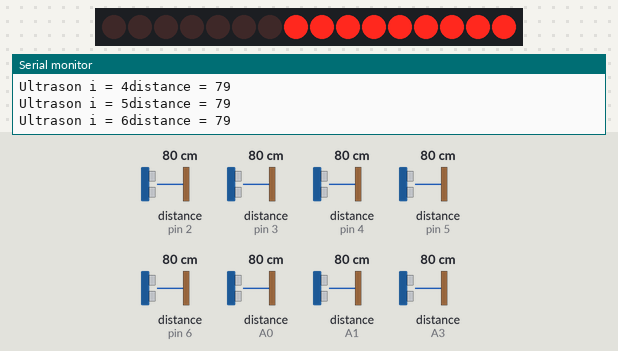
Simulated run of this sketch. Board: Arduino Nano, built with avr-gcc and run on an emulated ATmega328P. Parts: 16 shift-register outputs drawn as a row of LEDs (first output left, lit = HIGH), the last lines printed to the serial monitor. Wiring (inferred from the names in the program): 2 × shift register (74HC595): data pin 7; shift clock pin 9; latch pin 8. Wiring (inferred from the signals the program sends): row of LEDs: on Q0, Q1, Q2, Q3, Q4, Q5, Q6, Q7, Q8, Q9, Q10, Q11, Q12, Q13, Q14, Q15. The inputs (shaded band) are chosen by the test bench; at power-on: distance to the obstacle (sensors on pin 2, pin 3, pin 4, pin 5, pin 6, A0, A1, A3) 80 cm. The echo pulse lasts 58.3 µs per cm.

Above: at 4.29 s.
4.3 s: distance to the obstacle (sensor on pin 2) set to 2 cm
At 4.52 s:
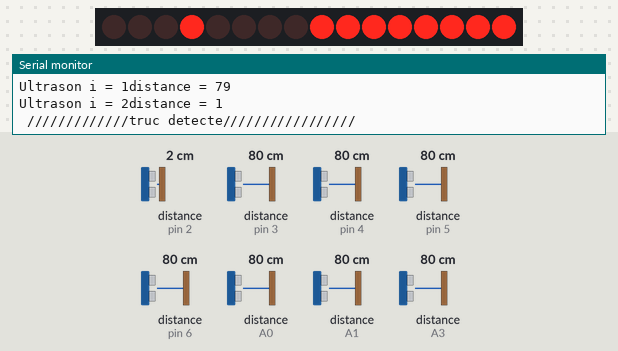
5.9 s: distance to the obstacle (sensor on pin 3) set to 299 cm
At 5.91 s:
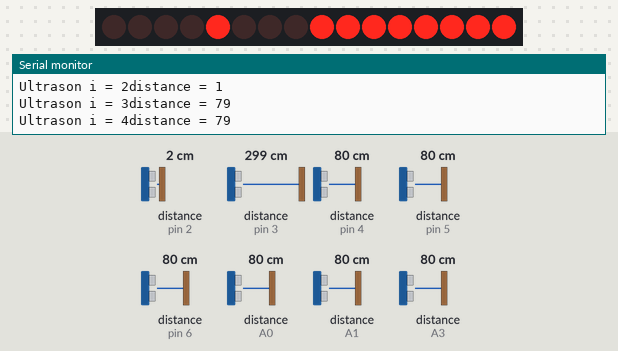
8.9 s: distance to the obstacle (sensor on pin 4) set to 4 cm
At 9.11 s:
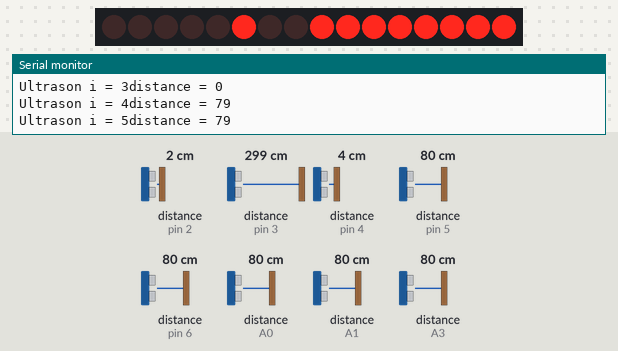
11.9 s: distance to the obstacle (sensor on pin 5) set to 299 cm
At 11.94 s:
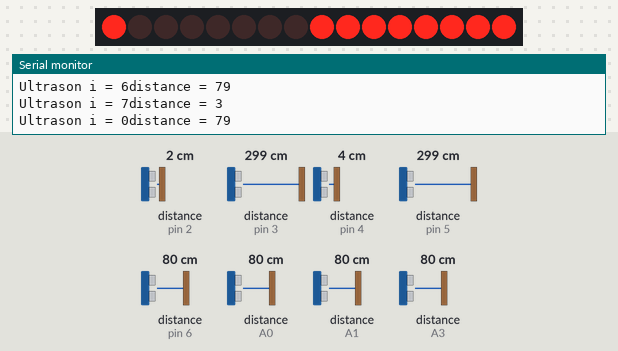
14.9 s: distance to the obstacle (sensor on pin 6) set to 2 cm
17.9 s: distance to the obstacle (sensor on A0) set to 4 cm
Timing chart, 0 to 21.9 s (numbered marks = the images above; inputs shaded):
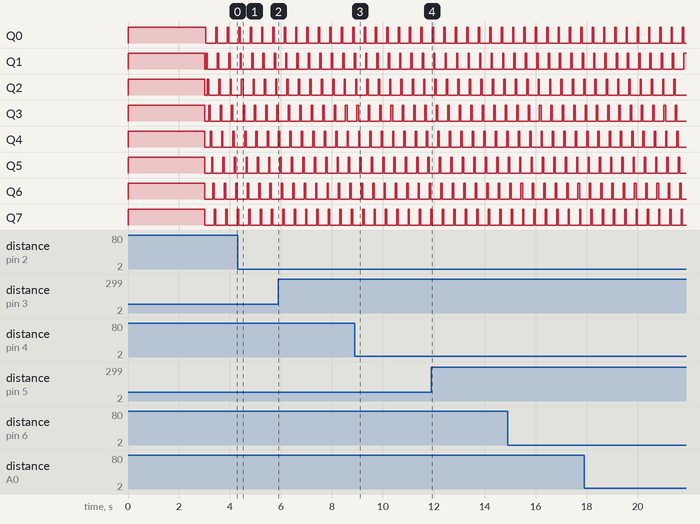

The sketch:

Test_Ultrason_Truc_detecte.ino
```cpp
#include <Wire.h>
#define MAX_DISTANCE 200
#define Carte_Principale_Addresse 0x1E


//ATTENTION LA NANO DANS LE MOYEN DE DETECTION ULTRASON UTILISE UNE VIELLE VERSION DU BOOTLOADER
//ALLER DANS TOOLS, PROCESSOR ET CHOISIR (OLD BOOTLOADER)

// pour le HC595 voir https://eskimon.fr/tuto-arduino-901-ajouter-des-sorties-num%C3%A9riques-%C3%A0-larduino-le-74hc595#programmons-pour-utiliser-ce-composant


// Broche connectée au ST_CP du 74HC595
const int verrou = 8;
// Broche connectée au SH_CP du 74HC595
const int horloge = 9;
// Broche connectée au DS du 74HC595
const int data = 7;
float timeOut = MAX_DISTANCE *60;
int soundVelocity = 340;
const int Threashold = 50;
bool truc_detecte = false;
long currentTime = 0;
long timeSignalSend = 0;
 byte pinsUltrasons[8]={
    A0, //Ultrason 1
    A3, //Ultrason 2
    2, //Ultrason 3
    3, //Ultrason 4
    A1, //Ultrason 5
    6, //Ultrason 6
    5, //Ultrason 7
    4, //Ultrason 8
  };

void setup()
{
    // On met les broches en sortie
    pinMode(verrou, OUTPUT);
    pinMode(horloge, OUTPUT);
    pinMode(data, OUTPUT);
    for (int i = 0; i < 8; i++)
    {
      pinMode(pinsUltrasons[i],INPUT);
    }
    Serial.begin(9600);
    Wire.begin(Carte_Principale_Addresse);
    currentTime = millis();
    timeSignalSend = millis();
    Wire.onRequest(requestEvent);
    delay(3000);
}


void loop()
{
    for (int i = 0; i < 8; i++)
    {
        // On active le verrou le temps de transférer les données
        digitalWrite(verrou, LOW);
        // on envoie la donnée
        // ici, c'est assez simple.
        // On va décaler l'octet 00000001 i fois puis l'envoyer
        shiftOut(data, horloge, MSBFIRST, ~(0x01 << i));
        // et enfin on relache le verrou
        digitalWrite(verrou, HIGH);
        // une petite pause pour constater l'affichage
         delayMicroseconds(10);
         shiftOut(data, horloge, MSBFIRST, 0x00);
         int pingTime = pulseIn(pinsUltrasons[i],HIGH,timeOut);
         int distance = (float) pingTime * soundVelocity /2/ 10000;
         Serial.println("Ultrason i = "+String(i)+"distance = "+String(distance));
         determine_signal_to_send(distance);
         delay(50);//1000
    }
}
void determine_signal_to_send(int distance){
  currentTime = millis();
  if( distance <Threashold && distance!=0){
    if(!truc_detecte){
       Serial.println("\n\n\n /////////////truc detecte///////////////// \n\n\n");
       truc_detecte = true;
       timeSignalSend = millis();
    }else{
      timeSignalSend = millis();
    }
  }else{
    if((abs(currentTime - timeSignalSend)>2000) && (truc_detecte)){
       Serial.println("\n\n\n *************plus de  truc detecte *************\n\n\n");
      truc_detecte = false;
    }
  }

}

// function that executes whenever data is requested by master
// this function is registered as an event, see setup()
void requestEvent() {
  if(truc_detecte){
    Wire.write("truc detecte");
  }else{
    Wire.write("rien detecte");
  }
// respond with message of 12 bytes
  // as expected by master
}
```
